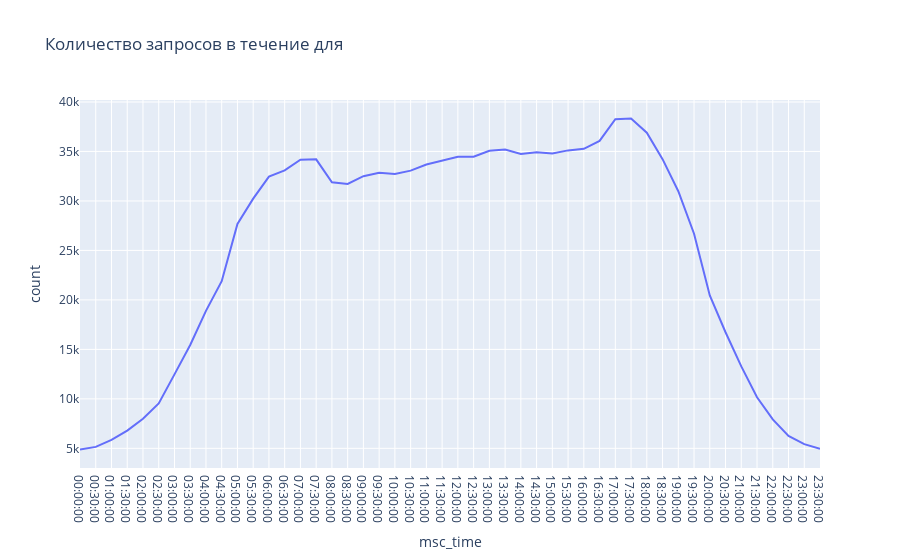

Write notebook code for a chart like this one.
### Code cell
fig = px.line(count_by_time, x='msc_time', y='count', title='Количество запросов в течение для')
fig.show()

### Figure 1 — Plotly figure (JSON) as saved in the notebook; plotly's stock layout.template omitted (floating-point values rounded to 4 significant figures)
{"data": [{"hovertemplate": "msc_time=%{x}<br>count=%{y}<extra></extra>", "legendgroup": "", "line": {"color": "#636efa", "dash": "solid"}, "marker": {"symbol": "circle"}, "mode": "lines", "name": "", "orientation": "v", "showlegend": false, "x": ["00:00:00", "00:30:00", "01:00:00", "01:30:00", "02:00:00", "02:30:00", "03:00:00", "03:30:00", "04:00:00", "04:30:00", "05:00:00", "05:30:00", "06:00:00", "06:30:00", "07:00:00", "07:30:00", "08:00:00", "08:30:00", "09:00:00", "09:30:00", "10:00:00", "10:30:00", "11:00:00", "11:30:00", "12:00:00", "12:30:00", "13:00:00", "13:30:00", "14:00:00", "14:30:00", "15:00:00", "15:30:00", "16:00:00", "16:30:00", "17:00:00", "17:30:00", "18:00:00", "18:30:00", "19:00:00", "19:30:00", "20:00:00", "20:30:00", "21:00:00", "21:30:00", "22:00:00", "22:30:00", "23:00:00", "23:30:00"], "xaxis": "x", "y": [4873, 5145, 5848, 6792, 7990, 9532, 12476, 15440, 18889, 21890, 27669, 30232, 32453, 33083, 34161, 34203, 31876, 31723, 32497, 32852, 32719, 33064, 33679, 34098, 34453, 34461, 35075, 35194, 34750, 34911, 34798, 35107, 35261, 36068, 38255, 38340, 36894, 34222, 30982, 26682, 20451, 16734, 13281, 10167, 7922, 6248, 5427, 4957], "yaxis": "y", "type": "scatter"}], "layout": {"xaxis": {"anchor": "y", "domain": [0.0, 1.0], "title": {"text": "msc_time"}}, "yaxis": {"anchor": "x", "domain": [0.0, 1.0], "title": {"text": "count"}}, "legend": {"tracegroupgap": 0}, "title": {"text": "Количество запросов в течение для"}}}
